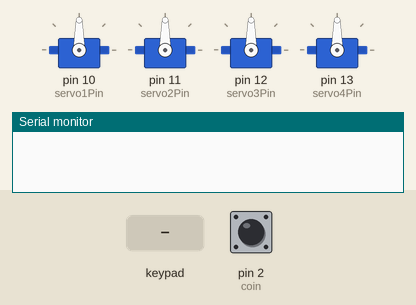
Bench run of a sketch on a simulated Arduino Uno, built with avr-gcc and run on an emulated ATmega328P. Parts: 4 × servo, the last lines printed to the serial monitor. The inputs (shaded band) are chosen by the test bench; at power-on: pin 2 (coin) LOW.

Above: at 2.2 s.
2.3 s: pin 2 (coin) pulsed HIGH 2 times (0.12 s each, 0.3 s apart)
4.4 s: key '1' pressed
At 4.8 s:
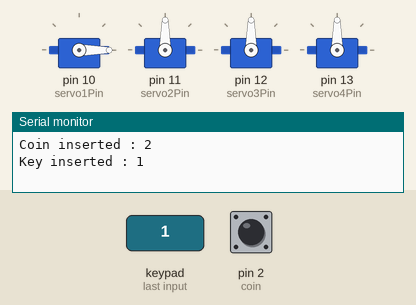
Timing chart, 0 to 7.4 s (numbered marks = the images above; inputs shaded):
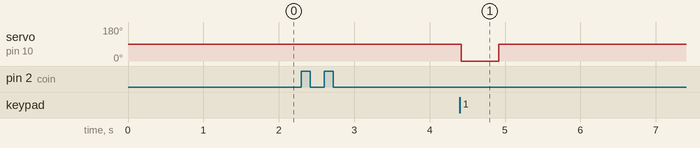

Measured:
- after the input at 4.4 s, servo on pin 10 (servo1Pin): 90° → 0° at once, → 90° 0.50 s later

The sketch:

main.ino
```cpp
#include <Keypad.h>
#include <Servo.h>

const byte ROWS = 4;  // four rows
const byte COLS = 3;  // four columns
// define the symbols on the buttons of the keypad
char hexaKeys[ROWS][COLS] = {
  { '1', '2', '3' },
  { '4', '5', '6' },
  { '7', '8', '9' },
  { '*', '0', '#' }
};
byte rowPins[ROWS] = { 9, 8, 7, 6 };  // connect to the row pinouts of the keypad
byte colPins[COLS] = { 5, 4, 3 };     // connect to the column pinouts of the keypad

// initialize an instance of class NewKeypad
Keypad keypad = Keypad(makeKeymap(hexaKeys), rowPins, colPins, ROWS, COLS);

Servo servo1;
Servo servo2;
Servo servo3;
Servo servo4;

// Define the pins for the servos
const int servo1Pin = 10;
const int servo2Pin = 11;
const int servo3Pin = 12;
const int servo4Pin = 13;

// Variables to store the state of each servo
bool servo1State = true;
bool servo2State = true;
bool servo3State = true;
bool servo4State = true;

const int coin = 2;
volatile boolean insert = false;
volatile int pulse = 0;
unsigned long balance;
int count = 0;

void setup() {
  servo1.attach(servo1Pin);
  servo2.attach(servo2Pin);
  servo3.attach(servo3Pin);
  servo4.attach(servo4Pin);

  Serial.begin(9600);
  attachInterrupt(digitalPinToInterrupt(coin), coinInterrupt, RISING);
  delay(1000);

  // Set initial position for all servos
  servo1.write(90);
  servo2.write(90);
  servo3.write(90);
  servo4.write(90);

}

void loop() {
  if (insert) {
    insert = false;
    count += 1;
    if (count == 2) {
      Serial.println("Coin inserted : " + String(count));
      waitForKey();
      count = 0;
    }
    delay(50);
  }
}

// Wait for a key press and handle servo control
void waitForKey() {
  char key = 0;
  while (!key) {
    key = keypad.getKey();
    delay(10);  // Small delay to debounce key press
  }

  Serial.println("Key inserted : " + String(key));

  switch (key) {
    case '1':
      toggleServo(servo1, servo1State);
      break;
    case '2':
      toggleServo(servo2, servo2State);
      break;
    case '3':
      toggleServo(servo3, servo3State);
      break;
    case '4':
      toggleServo(servo4, servo4State);
      break;
    default:
      // Do nothing for other keys
      break;
  }
}

// Function to toggle servo state and position
void toggleServo(Servo &servo, bool &state) {
  state = !state;

  if (state == 0) {
    servo.write(0);

    delay(500);
    state = 0;
    servo.write(90);
    state = 1;
  }
}

// Interrupt service routine for coin detection
void coinInterrupt() {
  pulse++;
  insert = true;
}
```
